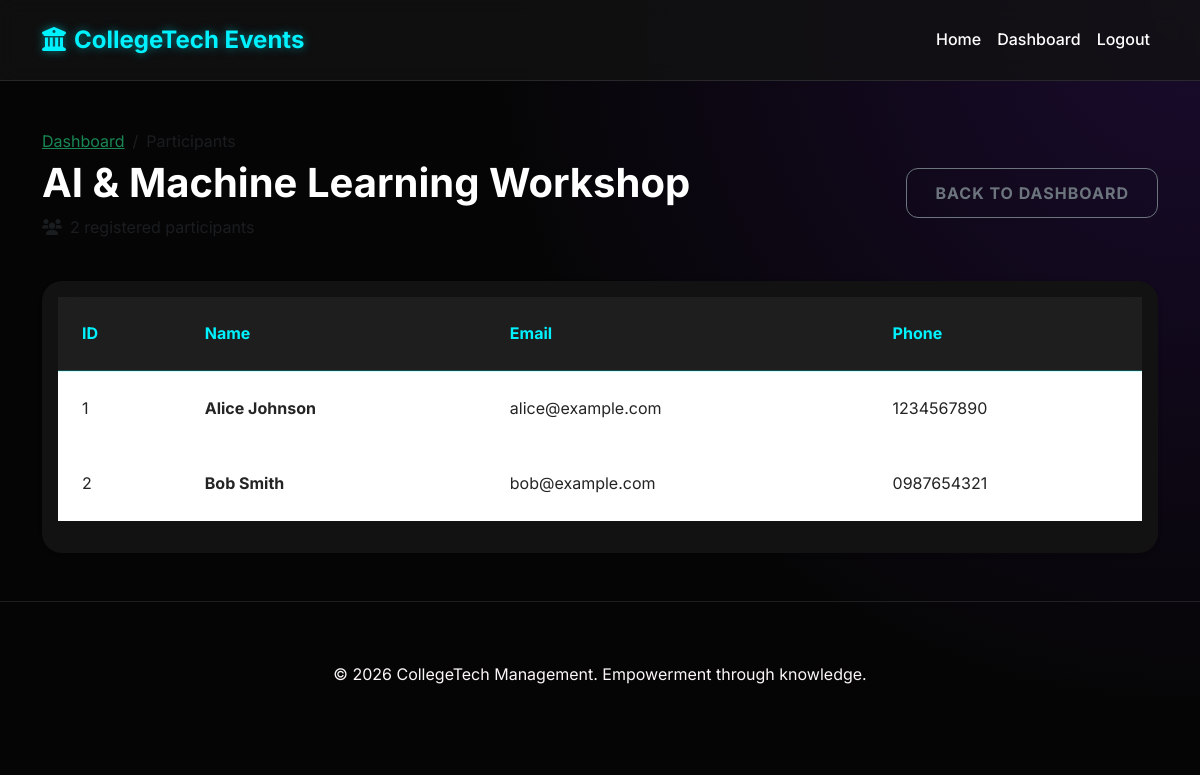
Screenshot of /admin/event/1/participants (signed in) with the database file from the repository.
### models.py (models this page shows, shortened)
class Event(db.Model):
    id = db.Column(db.Integer, primary_key=True)
    name = db.Column(db.String(100), nullable=False)
    date = db.Column(db.Date, nullable=False)
    location = db.Column(db.String(150), nullable=False)
    description = db.Column(db.Text, nullable=False)
    registered_students = db.Column(db.Integer, default=0)
    participants = db.relationship('Participant', backref='event', lazy='dynamic', cascade='all, delete-orphan')

class Participant(db.Model):
    id = db.Column(db.Integer, primary_key=True)
    name = db.Column(db.String(100), nullable=False)
    email = db.Column(db.String(120), nullable=False)
    phone = db.Column(db.String(20), nullable=False)
    event_id = db.Column(db.Integer, db.ForeignKey('event.id'), nullable=False)

### app.py (the view)
@app.route('/admin/event/<int:id>/participants')
@login_required
def view_participants(id):
    event = Event.query.get_or_404(id)
    participants = event.participants.all()
    return render_template('admin/participants.html', title=f'Participants for {event.name}',
                           event=event, participants=participants)

### app.py (called while the page is built)
@login.user_loader
def load_user(id):
    return Admin.query.get(int(id))

### templates/admin/participants.html
{% extends "base.html" %}
{% block content %}
<div class="container my-5">
    <div class="d-flex justify-content-between align-items-center mb-4">
        <div>
            <nav aria-label="breadcrumb">
                <ol class="breadcrumb mb-1">
                    <li class="breadcrumb-item"><a href="{{ url_for('admin_dashboard') }}"
                            class="text-success">Dashboard</a></li>
                    <li class="breadcrumb-item active" aria-current="page">Participants</li>
                </ol>
            </nav>
            <h1 class="fw-bold">{{ event.name }}</h1>
            <p class="text-muted"><i class="fas fa-users me-2"></i>{{ participants|length }} registered participants</p>
        </div>
        <a href="{{ url_for('admin_dashboard') }}" class="btn btn-outline-secondary">Back to Dashboard</a>
    </div>
    <div class="card shadow-sm border-0">
        <div class="card-body">
            <div class="table-responsive">
                <table class="table table-hover">
                    <thead class="table-light">
                        <tr>
                            <th>ID</th>
                            <th>Name</th>
                            <th>Email</th>
                            <th>Phone</th>
                        </tr>
                    </thead>
                    <tbody>
                        {% if participants %}
                        {% for p in participants %}
                        <tr>
                            <td>{{ p.id }}</td>
                            <td class="fw-bold">{{ p.name }}</td>
                            <td>{{ p.email }}</td>
                            <td>{{ p.phone }}</td>
                        </tr>
                        {% endfor %}
                        {% else %}
                        <tr>
                            <td colspan="4" class="text-center py-4">No participants registered yet.</td>
                        </tr>
                        {% endif %}
                    </tbody>
                </table>
            </div>
        </div>
    </div>
</div>
{% endblock %}

### static/css/style.css (style rules this page uses)
:root { --bg-dark: #050505; --bg-card: #121212; --primary-neon: #00f2ff; --secondary-neon: #7000ff; --accent-purple: #bc13fe; --text-glow: 0 0 10px rgba(0, 242, 255, 0.5); --button-glow: 0 0 15px rgba(112, 0, 255, 0.4); --text-white: #ffffff; --text-muted: #fcf6f6; --border-glow: 1px solid rgba(255, 255, 255, 0.1); --danger-neon: #ff0055; --cyan-glow: 0 0 15px rgba(0, 242, 255, 0.7); }
body { font-family: 'Inter', sans-serif; background: radial-gradient(circle at top right, #1a0b2e, #050505 50%), radial-gradient(circle at bottom left, #0d1b2a, #050505 50%); background-color: var(--bg-dark); color: var(--text-white); min-height: 100vh; line-height: 1.6; }
.card { background: var(--bg-card); border: var(--border-glow); border-radius: 20px; transition: all 0.4s cubic-bezier(0.175, 0.885, 0.32, 1.275); overflow: hidden; }
.btn { border-radius: 12px; padding: 12px 28px; font-weight: 700; transition: all 0.3s; text-transform: uppercase; letter-spacing: 1px; }
.table { color: var(--text-white); background: var(--bg-card); border-radius: 20px; }
.table thead th { background: rgba(255, 255, 255, 0.05); color: var(--primary-neon); border-bottom: 2px solid rgba(0, 242, 255, 0.2); padding: 1.5rem; }
.table tbody tr { background: var(--bg-card) !important; }
.table tbody td { border-bottom: 1px solid rgba(255, 255, 255, 0.05); padding: 1.5rem; color: #0f0e0ee8 !important; }

### rows the page displays
Event: name "AI & Machine Learning Workshop"
Participant: id "1", name "Alice Johnson", email "alice@example.com", phone "1234567890"
Participant: id "2", name "Bob Smith", email "bob@example.com", phone "0987654321"

### other values shown
{{ participants|length }} "2"
